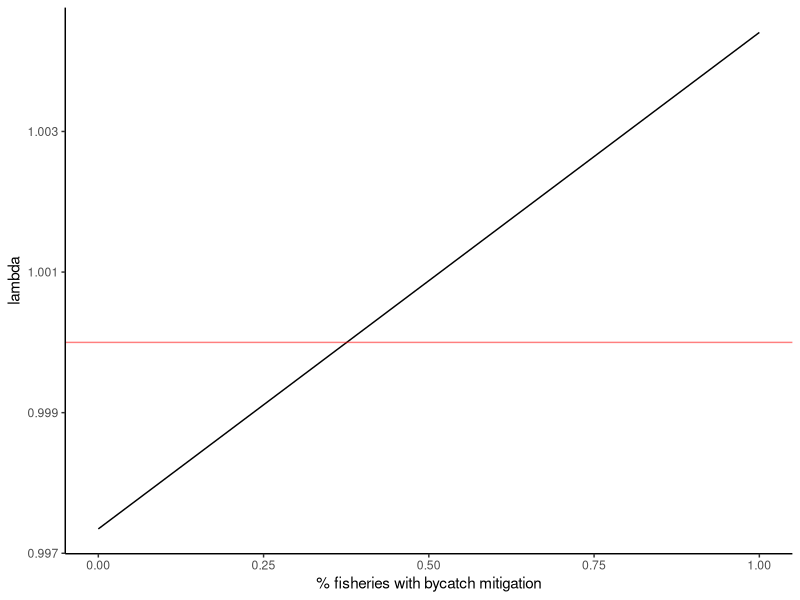
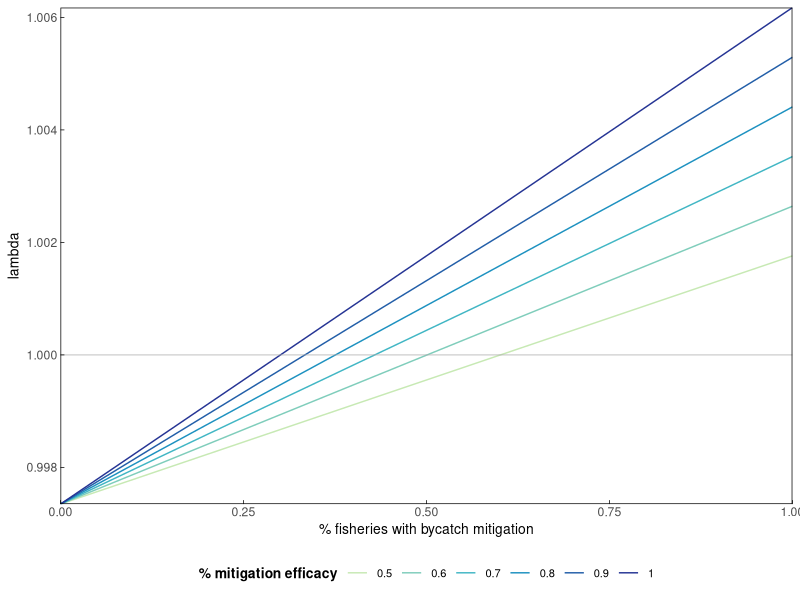
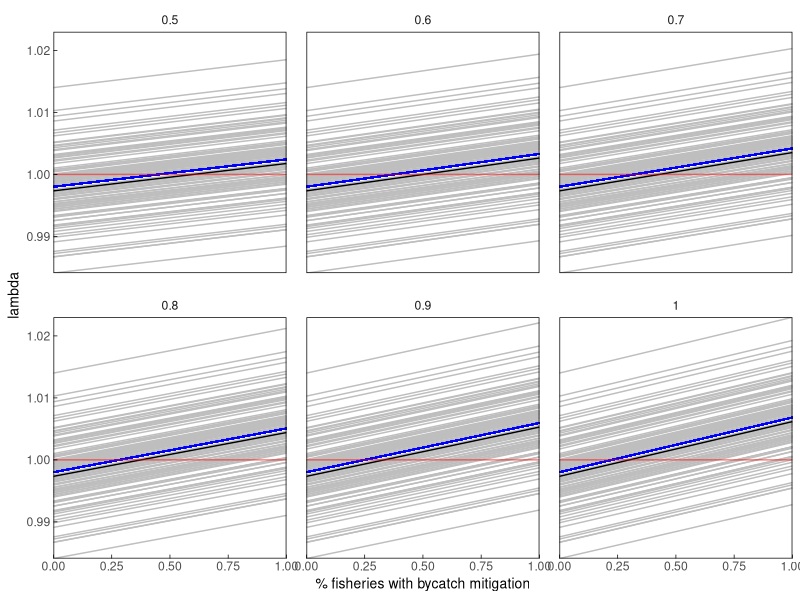

Recreate these plots in R, in order.
## ---- chunk 1
library(here)
library(tidyverse)
library(RColorBrewer)

#set up various plotting themes
themeo <-theme_classic()+
  theme(strip.background = element_blank(),
        panel.grid.major = element_line(colour = "transparent"), 
        panel.grid.minor = element_line(colour = "transparent"),
        axis.line = element_blank(),
        axis.title = element_text(color = "black", size = 10),
        axis.ticks.length=unit(-0.1, "cm"),
        axis.ticks = element_line(color = "black", size = .25),
        axis.ticks.x = element_line(color = "black"),
        axis.ticks.y = element_line(color = "black"),
        panel.border = element_rect(colour = "black", fill=NA, size=.5),
        panel.spacing = unit(1, "lines"),
        legend.position = "bottom",
        legend.title = element_text(colour = "black", size = 10, face = "bold"),
        legend.text = element_text(color = "black", size =8)) #default legend position
## ---- chunk 2
#survival rates - drawn from Weimerskirch 1998 & rackete 2021
s_c <- 0.64 #chick+ fledgling survival year 0-1
s_cc <- 0.7244736 #conditional chick survival (disregarding parental survival) *calculted from other VR, not directly from literature
s_j <- 0.85 #juvenile survival year 1-3
s_i <- 0.92 #immature survival year 3-7
s_s <- 0.94 #subadult survival year 7-10
s_a <- 0.94 #adult survival year 10+
#males show senescence but females don't, so not including it here, though perhaps I should since it impacts breeding success?

#fecundity building blocks
#breeding success - drawn from Weimerskirch 1998 &Rackete 2021
bs_a <- 0.76 #adult breeding success

#breeding probability (biennial breeders) - adult rate drawn from Rackete 2021, subadult downscaled slightly from that
bp_a <- 0.45 #adult breeding probablity (biennial breeding, most breeding by age 10)

c <- 0.5# # of female chicks per year

#fecundity 
f_a <- bp_a*c*s_cc
## ---- chunk 3
#set up age-based matrix based on vital rates
#Age classes (years)  0-1      1-2    2-3    3-4    4-5    5-6    6-7    7-8        8-9        9-10         
m <- matrix(data = c( 0,       0,    0,      0,     0,     0,     0,     0,         0,         s_a^2*f_a, #0-1 
                      s_j,     0,    0,      0,     0,     0,     0,     0,         0,         0,         #1-2
                      0,       s_j,  0,      0,     0,     0,     0,     0,         0,         0,         #2-3
                      0,       0,    s_j,    0,     0,     0,     0,     0,         0,         0,         #3-4
                      0,       0,    0,      s_i,   0,     0,     0,     0,         0,         0,         #4-5
                      0,       0,    0,      0,     s_i,   0,     0,     0,         0,         0,         #5-6
                      0,       0,    0,      0,     0,     s_i,   0,     0,         0,         0,         #6-7
                      0,       0,    0,      0,     0,     0,     s_i,   0,         0,         0,         #7-8
                      0,       0,    0,      0,     0,     0,     0,     s_s,       0,         0,         #8-9
                      0,       0,    0,      0,     0,     0,     0,     0,         s_s,       s_a),      #9-10
                   nrow = 10, byrow = TRUE) 
m
## ---- chunk 4
#deterministic growth rate (lambda)
#extract eigenvalues and lambda from the matrix 
m_eig <- eigen(m)
lambda <- as.numeric(m_eig$values[1])
lambda # this matches the ideal population growth rate in the table

#Stable state distribution
#extract and scale the right eigenvector 
SSD <- round(as.numeric(m_eig$vectors[,1]/sum(m_eig$vectors[,1])),3)
SSD

#extract reproductive values
RV <- as.numeric(eigen(t(m))$vectors[,1]/eigen(t(m))$vectors[1,1])
RV
## ---- chunk 5
MI_SDD <- sum(SSD[10]) #proportion mature individuals
JI_SDD <- sum(SSD[1:9]) #proportion juvenile/immature/subadult

#total fledged population from MI estimates: 
#from iucn redlist:https://www.iucnredlist.org/species/22698305/132640680#population
# In 1998, the total annual breeding population was estimated at 8,500 pairs, equivalent to c. 28,000 mature individuals (Gales 1998). However, current estimates are 1,553 pairs on South Georgia (Georgias del Sur) (Poncet et al. 2006), 1,800 pairs on Prince Edward Island (2008, Ryan et al. 2009), c. 1,900 pairs on Marion Island (2013, ACAP 2009), c. 340 pairs on Iles Crozet (CNRS Chinzè Monitoring Database 2010), c. 354 pairs in Iles Kerguelen (CNRS Chinzè Monitoring Database 2011), and 4 pairs on Macquarie Island (DPIWPE 2010, unpublished data), making a total of c. 6,000 annual breeding pairs. Using the same ratio as Gales (1998) for estimating the number of mature individuals, this would equate to approximately 20,100 mature individuals.

br_mi_rate <- 20100/6000

#South georgia mature individuals from reported breeding pairs
SG_MI <- 1553*br_mi_rate

#get total pop of fledged birds from MI  numbers and stable state distribution
#MI= MI_SDD*total pop
#total pop = MI/MI_SDD
SG_pop <- SG_MI/MI_SDD

#check against juvenile pop and SDD
juv_pop <- SG_pop-SG_MI #calc juv pop
juv_pop/SG_pop # prop to full fledged pop
JI_SDD #compare to SDD
## ---- chunk 6
BPUE_1000 <- ((0.5460*0.0108)+(0.3276*(0.0066))+(0.4169*0.1111)+(0.0120*0)+(0.2690*0.044)+(0.01060*0.044))/6 
                                    # #bycatch rate per 1000 hooks for South Atlantic (all south atlantic studies averaged) (Klaer 2012, table 2.5) #0.01111316
#BPUE_1000 <- 0.0308*0.105 #bycatch rate per 1000 hooks for South Atlantic (below 25S) (Klaer 2012, table 2.5) #0.003234
hooks <- 6710000 #average annual number of hooks in South West Atlantic from 1999-2009(Jimenez et al 2016, table 1)
#overlap <- 1466368 #average annual number of hooks in South West Atlantic from 1999-2009 that birds are exposed to (Jimenez et al 2016, table 1)
BPUE_1 <- BPUE_1000/1000 #convert to per 1 hook rate

bycatch_mortality <- BPUE_1*hooks #multiply by average annual hooks

per_cap_bycatch_mortality <- bycatch_mortality/SG_pop
## ---- chunk 7
#surv = natural mortality - fishing mortality
#surv - fishing mortality = natural mortality

#fishing mortality = per capita calculation above
fm <- per_cap_bycatch_mortality

#natural mortality
nm_j <- (1-s_j)-fm
nm_i <- (1-s_i)-fm
nm_s <- (1-s_s)-fm
nm_a <- (1-s_a)-fm
## ---- chunk 8
#bycatch mortality rates
# ~25 - 35% of mortality has been attributed to bycatch (Cleeland et al 2021), 
# so I calculated the baseline mortality and divided by 4 (testing 33% now - /3)
# m_j <- (1-s_j)/3
# m_i <- (1-s_i)/3
# m_s <- (1-s_s)/3
# m_a <- (1-s_a)/3

mitigation_eff <- 0.8
## ---- chunk 9
bycatch_reductions <- data.frame(reduction = seq(0, 1, by =0.01),
                        lambda = NA)

for(i in 1:nrow(bycatch_reductions)){
  
  # n_s_j <- 1-((m_j*(1-(mitigation_eff*bycatch_reductions$reduction[i])))+(m_j*2))
  # n_s_i <- 1-((m_i*(1-(mitigation_eff*bycatch_reductions$reduction[i])))+(m_i*2))
  # n_s_s <- 1-((m_s*(1-(mitigation_eff*bycatch_reductions$reduction[i])))+(m_s*2))
  # n_s_a <- 1-((m_a*(1-(mitigation_eff*bycatch_reductions$reduction[i])))+(m_s*2))
  # 
  
  n_s_j <- 1-((fm*(1-(mitigation_eff*bycatch_reductions$reduction[i])))+(nm_j))
  n_s_i <- 1-((fm*(1-(mitigation_eff*bycatch_reductions$reduction[i])))+(nm_i))
  n_s_s <- 1-((fm*(1-(mitigation_eff*bycatch_reductions$reduction[i])))+(nm_s))
  n_s_a <- 1-((fm*(1-(mitigation_eff*bycatch_reductions$reduction[i])))+(nm_s))

   
  #Age classes (years)    0-1       1-2     2-3     3-4     4-5     5-6     6-7     7-8      8-9      9-10+               
  n_m <- matrix(data = c( 0,        0,      0,      0,      0,      0,      0,      0,       0,       n_s_a^2*f_a,   #0-1
                          n_s_j,    0,      0,      0,      0,      0,      0,      0,       0,       0,             #1-2
                          0,        n_s_j,  0,      0,      0,      0,      0,      0,       0,       0,             #2-3
                          0,        0,      n_s_j,  0,      0,      0,      0,      0,       0,       0,             #3-4
                          0,        0,      0,      n_s_i,  0,      0,      0,      0,       0,       0,             #4-5
                          0,        0,      0,      0,      n_s_i,  0,      0,      0,       0,       0,             #5-6
                          0,        0,      0,      0,      0,      n_s_i,  0,      0,       0,       0,             #6-7
                          0,        0,      0,      0,      0,      0,      n_s_i,  0,       0,       0,             #7-8
                          0,        0,      0,      0,      0,      0,      0,      n_s_s,   0,       0,             #8-9
                          0,        0,      0,      0,      0,      0,      0,      0,       n_s_s,  n_s_a),         #9-10+
                   nrow = 10, byrow = TRUE) 
  
  #extract eigenvalues and lambda from the matrix 
  n_m_eig <- eigen(n_m)
  lambda_n <- as.numeric(n_m_eig$values[1])
  bycatch_reductions$lambda[i] <- lambda_n 

}
## ---- chunk 10
ggplot(bycatch_reductions)+
  geom_line(aes(x=reduction, y=as.numeric(lambda)))+
  geom_hline(aes(yintercept = 1), color = "red", alpha =0.5)+ 
  # geom_vline(aes(xintercept = 0.66), color = "red", alpha =0.5)+  #illegal vs legal fishing transition
  # geom_vline(aes(xintercept = 0.33), color = "red", alpha =0.5)+  #illegal vs legal fishing transition
  labs(x="% fisheries with bycatch mitigation", y="lambda")+
  theme_classic()
## ---- chunk 11
bycatch_reductions2 <- seq(0, 1, by =0.01)
mitigation_eff_range <- seq(0.5,1, by  = 0.1)
output <- matrix(nrow = length(bycatch_reductions2), ncol = length(mitigation_eff_range)) %>% as.data.frame() 

for(k in 1:length(mitigation_eff_range)){
  mit_eff <- mitigation_eff_range[k]
  
  for(i in 1:length(bycatch_reductions2)){
  
  # n_s_j <- 1-((m_j*(1-(mit_eff*bycatch_reductions2[i])))+(m_j*2))
  # n_s_i <- 1-((m_i*(1-(mit_eff*bycatch_reductions2[i])))+(m_i*2))
  # n_s_s <- 1-((m_s*(1-(mit_eff*bycatch_reductions2[i])))+(m_s*2))
  # n_s_a <- 1-((m_a*(1-(mit_eff*bycatch_reductions2[i])))+(m_s*2))
  
  n_s_j <- 1-((fm*(1-(mit_eff*bycatch_reductions$reduction[i])))+(nm_j))
  n_s_i <- 1-((fm*(1-(mit_eff*bycatch_reductions$reduction[i])))+(nm_i))
  n_s_s <- 1-((fm*(1-(mit_eff*bycatch_reductions$reduction[i])))+(nm_s))
  n_s_a <- 1-((fm*(1-(mit_eff*bycatch_reductions$reduction[i])))+(nm_s))
  
  
  
  #Age classes (years)    0-1     1-2     2-3     3-4     4-5     5-6     6-7     7-8      8-9      9-10                
  n_m <- matrix(data = c( 0,      0,      0,      0,      0,      0,      0,      0,       0,       n_s_a^2*f_a,   #0-1
                          n_s_j,  0,      0,      0,      0,      0,      0,      0,       0,       0,             #1-2
                          0,      n_s_j,  0,      0,      0,      0,      0,      0,       0,       0,             #2-3
                          0,      0,      n_s_j,  0,      0,      0,      0,      0,       0,       0,             #3-4
                          0,      0,      0,      n_s_i,  0,      0,      0,      0,       0,       0,             #4-5
                          0,      0,      0,      0,      n_s_i,  0,      0,      0,       0,       0,             #5-6
                          0,      0,      0,      0,      0,      n_s_i,  0,      0,       0,       0,             #6-7
                          0,      0,      0,      0,      0,      0,      n_s_i,  0,       0,       0,             #7-8
                          0,      0,      0,      0,      0,      0,      0,      n_s_s,   0,       0,             #8-9
                          0,      0,      0,      0,      0,      0,      0,      0,       n_s_s,   n_s_a),        #9-10
                   nrow = 10, byrow = TRUE) 
  
  #extract eigenvalues and lambda from the matrix 
  n_m_eig <- eigen(n_m)
  lambda_n <- as.numeric(n_m_eig$values[1])
  output[i,k] <- lambda_n # this matches the ideal population growth rate in the table

}
}

## ---- chunk 12
oldnames = c("V1","V2","V3","V4" ,"V5", "V6")
newnames = c("0.5", "0.6", "0.7", "0.8", "0.9", "1")

output<- output %>% 
  rename_with(~ newnames[which(oldnames == .x)], .cols = oldnames)

output$bycatch_reductions <- bycatch_reductions2

output_l <- output %>% 
  pivot_longer(cols = !bycatch_reductions,names_to = "mit_eff", values_to = "lambda")

output_l$mit_eff <- as.numeric(output_l$mit_eff)
## ---- chunk 13
ggplot(output_l)+
  geom_line(aes(x=bycatch_reductions, y=lambda, group = factor(mit_eff), color = factor(mit_eff)))+
   geom_hline(aes(yintercept = 1), color = "darkgrey", alpha =0.5)+ 
  # geom_vline(aes(xintercept = 0.66), color = "red", alpha =0.5)+ #illegal vs legal fishing transition
  # geom_vline(aes(xintercept = 0.33), color = "red", alpha =0.5)+ #illegal vs legal fishing transition
  labs(x="% fisheries with bycatch mitigation", y="lambda", color = "% mitigation efficacy")+
  themeo+
  guides(colour = guide_legend(nrow = 1))+
  coord_cartesian(expand=FALSE)+
  scale_color_manual(values=c("#c7e9b4", "#7fcdbb", "#41b6c4", "#1d91c0", "#225ea8", "#253494"))
## ---- chunk 14

#set mean, CI for each vital rate, use these to pull VR rates within beta distribution
#s_c2
s_c2mean <-0.64
s_c2upper_CI <- 0.65
s_c2lower_CI <- 0.63
  
s_c2SE <- (s_c2upper_CI - s_c2lower_CI) / 3.92

s_c2var <- s_c2SE^2

s_c2alpha = s_c2mean * ((1 - s_c2mean) / s_c2var - 1 / s_c2mean)
s_c2beta = (1 - s_c2mean) * ((1 -s_c2mean) /s_c2var - 1 / (1 - s_c2mean))

#s_cc2
s_cc2mean <-0.7244736
s_cc2upper_CI <- 0.73
s_cc2lower_CI <- 0.72
  
s_cc2SE <- (s_cc2upper_CI - s_cc2lower_CI) / 3.92

s_cc2var <- s_cc2SE^2

s_cc2alpha = s_cc2mean * ((1 - s_cc2mean) / s_cc2var - 1 / s_cc2mean)
s_cc2beta = (1 - s_cc2mean) * ((1 -s_cc2mean) /s_cc2var - 1 / (1 - s_cc2mean))

#s_j2
#s_j2mean <-0.825
s_j2mean <-0.85
s_j2upper_CI <- 0.85
s_j2lower_CI <- 0.8
  
s_j2SE <- (s_j2upper_CI - s_j2lower_CI) / 3.92

s_j2var <- s_j2SE^2

s_j2alpha = s_j2mean * ((1 - s_j2mean) / s_j2var - 1 / s_j2mean)
s_j2beta = (1 - s_j2mean) * ((1 -s_j2mean) /s_j2var - 1 / (1 - s_j2mean))

# s_i2
 #s_i2mean <-0.925
 s_i2mean <-0.92
 s_i2upper_CI <- 0.94
 s_i2lower_CI <- 0.91
  
 s_i2SE <- ( s_i2upper_CI -  s_i2lower_CI) / 3.92

 s_i2var <-  s_i2SE^2

 s_i2alpha =  s_i2mean * ((1 -  s_i2mean) /  s_i2var - 1 /  s_i2mean)
 s_i2beta = (1 -  s_i2mean) * ((1 - s_i2mean) / s_i2var - 1 / (1 -  s_i2mean))
 
# s_s2
 #s_s2mean <-0.944
 s_s2mean <-0.94
 s_s2upper_CI <- 0.95
 s_s2lower_CI <- 0.94
  
 s_s2SE <- ( s_s2upper_CI -  s_s2lower_CI) / 3.92

 s_s2var <-  s_s2SE^2

 s_s2alpha =  s_s2mean * ((1 -  s_s2mean) /  s_s2var - 1 /  s_s2mean)
 s_s2beta = (1 -  s_s2mean) * ((1 - s_s2mean) / s_s2var - 1 / (1 -  s_s2mean))
 
 # s_a2
 #s_a2mean <-0.945
  s_a2mean <-0.94
 s_a2upper_CI <- 0.95
 s_a2lower_CI <- 0.94
  
 s_a2SE <- ( s_a2upper_CI -  s_a2lower_CI) / 3.92

 s_a2var <-  s_a2SE^2

 s_a2alpha =  s_a2mean * ((1 -  s_a2mean) /  s_a2var - 1 /  s_a2mean)
 s_a2beta = (1 -  s_a2mean) * ((1 - s_a2mean) / s_a2var - 1 / (1 -  s_a2mean))

 
  # bs_a2
 bs_a2mean <-0.76
 bs_a2upper_CI <- 0.8
 bs_a2lower_CI <- 0.68
  
 bs_a2SE <- ( bs_a2upper_CI -  bs_a2lower_CI) / 3.92

 bs_a2var <-  bs_a2SE^2

 bs_a2alpha =  bs_a2mean * ((1 -  bs_a2mean) /  bs_a2var - 1 /  bs_a2mean)
 bs_a2beta = (1 -  bs_a2mean) * ((1 - bs_a2mean) / bs_a2var - 1 / (1 -  bs_a2mean))
 
 
   # bp_a2
 bp_a2mean <-0.45
 bp_a2upper_CI <- 0.7
 bp_a2lower_CI <- 0.4
  
 bp_a2SE <- ( bp_a2upper_CI -  bp_a2lower_CI) / 3.92

 bp_a2var <-  bp_a2SE^2

 bp_a2alpha =  bp_a2mean * ((1 -  bp_a2mean) /  bp_a2var - 1 /  bp_a2mean)
 bp_a2beta = (1 -  bp_a2mean) * ((1 - bp_a2mean) / bp_a2var - 1 / (1 -  bp_a2mean))
## ---- chunk 15

  s_c2_rv <-  rbeta(n = 1000, shape1 = s_c2alpha, shape2 = s_c2beta) #chick+ fledgling survival year 0-1 - 0.64 
    p_s_c2<- ggplot(as.data.frame(s_c2_rv))+geom_histogram(aes(x=s_c2_rv))+geom_vline(data = as.data.frame(s_c), aes(xintercept = s_c), color = "red")+theme_bw()
      
  s_cc2_rv <- rbeta(n = 1000, shape1 = s_cc2alpha, shape2 = s_cc2beta) # conditional chick+ fledgling survival year 0-1 - 0.73
    p_s_cc2 <- ggplot(as.data.frame(s_cc2_rv))+geom_histogram(aes(x=s_cc2_rv))+geom_vline(data = as.data.frame(s_cc), aes(xintercept = s_cc), color = "red")+theme_bw()
   
  s_j2_rv <-  rbeta(n = 1000, shape1 = s_j2alpha, shape2 = s_j2beta)#juvenile survival year 1-3 -  0.8 
     p_s_j2 <- ggplot(as.data.frame(s_j2_rv))+geom_histogram(aes(x=s_j2_rv))+geom_vline(data = as.data.frame(s_j), aes(xintercept = s_j), color = "red")+theme_bw()
      
  s_i2_rv <-  rbeta(n = 1000, shape1 = s_i2alpha, shape2 = s_i2beta) #immature survival year 3-7 -  0.92
     p_s_i2 <- ggplot(as.data.frame(s_i2_rv))+geom_histogram(aes(x=s_i2_rv))+geom_vline(data = as.data.frame(s_i), aes(xintercept = s_i), color = "red")+theme_bw()
     
  s_s2_rv <-  rbeta(n = 1000, shape1 = s_s2alpha, shape2 = s_s2beta) #subadult survival year 7-10 - 0.94
     p_s_s2 <- ggplot(as.data.frame(s_s2_rv))+geom_histogram(aes(x=s_s2_rv))+geom_vline(data = as.data.frame(s_s), aes(xintercept = s_s), color = "red")+theme_bw()
     
  s_a2_rv <-  rbeta(n = 1000, shape1 = s_a2alpha, shape2 = s_a2beta) #adult survival year 10+ - 0.94
     p_s_a2 <- ggplot(as.data.frame(s_a2_rv))+geom_histogram(aes(x=s_a2_rv))+geom_vline(data = as.data.frame(s_a), aes(xintercept = s_a), color = "red")+theme_bw()
    
  bs_a2_rv <- rbeta(n = 1000, shape1 = bs_a2alpha, shape2 = bs_a2beta) #adult breeding success - 0.8 
    p_bs_a2 <- ggplot(as.data.frame(bs_a2_rv))+geom_histogram(aes(x=bs_a2_rv))+geom_vline(data = as.data.frame(bs_a), aes(xintercept = bs_a), color = "red")+theme_bw()
       
  bp_a2_rv <-  rbeta(n = 1000, shape1 = bp_a2alpha, shape2 = bp_a2beta)  #adult breeding probablity (biennial breeding, most breeding by age 10) - 0.45
    p_bp_a2 <- ggplot(as.data.frame(bp_a2_rv))+geom_histogram(aes(x=bp_a2_rv))+geom_vline(data = as.data.frame(bp_a), aes(xintercept = bp_a), color = "red")+theme_bw()
## ---- chunk 16

full_output <- vector("list", 6)
bycatch_reductions2 <- seq(0, 1, by =0.01)
mitigation_eff_range <- seq(0.5,1, by  = 0.1)
sims = 1:100


set.seed(123)

for(k in 1:length(mitigation_eff_range)){
  mit_eff <- mitigation_eff_range[k]
  
  output2 <- matrix(nrow = length(bycatch_reductions2), ncol = length(sims)) %>% as.data.frame() 
  
for(j in 1:length(sims)){
 
  set.seed(j)
  
    s_c2 <-   rbeta(n = 1, shape1 = s_c2alpha, shape2 = s_c2beta) #chick+ fledgling survival year 0-1 - 0.64
    s_cc2 <-   rbeta(n = 1, shape1 = s_cc2alpha, shape2 = s_cc2beta) # conditional chick+ fledgling survival year 0-1 - 0.64
    s_j2 <-   rbeta(n = 1, shape1 = s_j2alpha, shape2 = s_j2beta)#juvenile survival year 1-3 -  0.8
    s_i2 <-   rbeta(n = 1, shape1 = s_i2alpha, shape2 = s_i2beta) #immature survival year 3-7 -  0.92
    s_s2 <-  rbeta(n = 1, shape1 = s_s2alpha, shape2 = s_s2beta) #subadult survival year 7-10 - 0.94
    s_a2 <-   rbeta(n = 1, shape1 = s_a2alpha, shape2 = s_a2beta) #adult survival year 10+ - 0.94
    bs_a2 <-   rbeta(n = 1, shape1 = bs_a2alpha, shape2 = bs_a2beta) #adult breeding success - 0.8
    bp_a2 <-   rbeta(n = 1, shape1 = bp_a2alpha, shape2 = bp_a2beta)  #adult breeding probablity (biennial breeding, most breeding by age 10) - 0.45
    c2 <- 0.5# # of female chicks per year
    f_a2 <- bp_a2*c2*s_cc2 #fecundity
    
    # which1 <- as.numeric(sample(c(3,4), size=1, replace = TRUE))  #select whether to partition mortality into 3 sections (33% = bycatch) or 4 (25%=bycatch)
    # m_j2 <- (1-s_j2)/which1 # divide total mortality by 3 or 4 to get bycatch mortality
    # o_m_j2 <- m_j2*(which1-1) #multiply bycatch by 1-(3 or 4) to get non-bycatch mortality
    # 
    # which2 <- as.numeric(sample(c(3,4), size=1, replace = TRUE))
    # m_i2 <- (1-s_i2)/which2
    # o_m_i2 <- m_i2*(which2-1)
    # 
    # which3 <- as.numeric(sample(c(3,4), size=1, replace = TRUE))
    # m_s2 <- (1-s_s2)/which3
    # o_m_s2 <- m_s2*(which3-1)
    # 
    # which4 <- as.numeric(sample(c(3,4), size=1, replace = TRUE))
    # m_a2 <- (1-s_a2)/which4
    # o_m_a2 <- m_a2*(which4-1)
    
    #fishing mortality = per capita calculation above
    fm2 <- fm

    #natural mortality
    nm_j2 <- (1-s_j2)-fm2
    nm_i2 <- (1-s_i2)-fm2
    nm_s2 <- (1-s_s2)-fm2
    nm_a2 <- (1-s_a2)-fm2
    
for(i in 1:length(bycatch_reductions2)){
  
  #calculate new survival rates = 1-(bycatch mortality*(1-efficacy of intervention action * proportion of fishery implementing intervention actions))+mortality remainder)
  # n_s_j2 <- 1-((m_j2*(1-(mit_eff*bycatch_reductions2[i])))+(o_m_j2))
  # n_s_i2 <- 1-((m_i2*(1-(mit_eff*bycatch_reductions2[i])))+(o_m_i2))
  # n_s_s2 <- 1-((m_s2*(1-(mit_eff*bycatch_reductions2[i])))+(o_m_s2))
  # n_s_a2 <- 1-((m_a2*(1-(mit_eff*bycatch_reductions2[i])))+(o_m_a2))
  
  n_s_j2 <- 1-((fm2*(1-(mit_eff*bycatch_reductions$reduction[i])))+(nm_j2))
  n_s_i2 <- 1-((fm2*(1-(mit_eff*bycatch_reductions$reduction[i])))+(nm_i2))
  n_s_s2 <- 1-((fm2*(1-(mit_eff*bycatch_reductions$reduction[i])))+(nm_s2))
  n_s_a2 <- 1-((fm2*(1-(mit_eff*bycatch_reductions$reduction[i])))+(nm_s2))
  
   #Age classes (years)    0-1       1-2      2-3      3-4      4-5      5-6      6-7      7-8       8-9          9-10                
  n_m2 <- matrix(data = c( 0,        0,       0,       0,       0,       0,       0,       0,        0,           n_s_a2^2*f_a2,    #0-1
                           n_s_j2,   0,       0,       0,       0,       0,       0,       0,        0,           0,                #1-2
                           0,        n_s_j2,  0,       0,       0,       0,       0,       0,        0,           0,                #2-3
                           0,        0,       n_s_j2,  0,       0,       0,       0,       0,        0,           0,                #3-4
                           0,        0,       0,       n_s_i2,  0,       0,       0,       0,        0,           0,                #4-5
                           0,        0,       0,       0,       n_s_i2,  0,       0,       0,        0,           0,                #5-6
                           0,        0,       0,       0,       0,       n_s_i2,  0,       0,        0,           0,                #6-7
                           0,        0,       0,       0,       0,       0,       n_s_i2,  0,        0,           0,                #7-8
                           0,        0,       0,       0,       0,       0,       0,       n_s_s2,   0,           0,                #8-9
                           0,        0,       0,       0,       0,       0,       0,       0,        n_s_s2,      n_s_a2),          #9-10
                   nrow = 10, byrow = TRUE) 
  
  
  #extract eigenvalues and lambda from the matrix 
  n_m_eig2 <- eigen(n_m2)
  lambda_n2 <- as.numeric(n_m_eig2$values[1])
  output2[i,j] <- lambda_n2 # this matches the ideal population growth rate in the table
  output2 <- as.data.frame(output2)
  output2$mitigation_efficacy <- mit_eff
  output2$bycatch_reduction <- bycatch_reductions2
    
 full_output[[k]] <- output2

}
}
}

full_output[[1]]

sim_results <- full_output[[1]]
sim_results$quantile5 <-  apply(sim_results[1:100], 1, quantile, (probs =c(0.05)))
sim_results$quantile95 <-  apply(sim_results[1:100], 1, quantile, (probs =c(0.95)))
## ---- chunk 17
mitigation_eff_range #0.5 0.6 0.7 0.8 0.9 1.0

mit05_l <- full_output[[1]] %>% 
  pivot_longer(cols = starts_with("V"), names_to = "simrun", values_to = "lambda")
mit06_l <- full_output[[2]] %>% 
  pivot_longer(cols = starts_with("V"), names_to = "simrun", values_to = "lambda")
mit07_l <- full_output[[3]] %>% 
  pivot_longer(cols = starts_with("V"), names_to = "simrun", values_to = "lambda")
mit08_l <- full_output[[4]] %>% 
  pivot_longer(cols = starts_with("V"), names_to = "simrun", values_to = "lambda")
mit09_l <- full_output[[5]] %>% 
  pivot_longer(cols = starts_with("V"), names_to = "simrun", values_to = "lambda")
mit1_l <- full_output[[6]] %>% 
  pivot_longer(cols = starts_with("V"), names_to = "simrun", values_to = "lambda")

fulldat <- rbind(mit05_l,mit06_l,mit07_l,mit08_l,mit09_l,mit1_l)
fulldat$mitsim <- paste(fulldat$mitigation_efficacy, fulldat$simrun)

mit05 <- full_output[[1]] 
mit06 <- full_output[[2]] 
mit07 <- full_output[[3]] 
mit08 <- full_output[[4]] 
mit09 <- full_output[[5]] 
mit1 <- full_output[[6]] 

full_dat_w <- rbind(mit05,mit06,mit07,mit08,mit09,mit1)
full_dat_w$quantile5 <-  apply(full_dat_w[1:100], 1, quantile, (probs =c(0.05)))
full_dat_w$quantile95 <-  apply(full_dat_w[1:100], 1, quantile, (probs =c(0.95)))
full_dat_w$mitsim <- paste(full_dat_w$mitigation_efficacy, full_dat_w$simrun)

## ---- chunk 18
output_l$mitigation_efficacy <- output_l$mit_eff
fulldat <- fulldat %>% group_by(mitigation_efficacy, bycatch_reduction) %>% mutate(mean_lambda = mean(lambda)) %>% ungroup()

ggplot(fulldat)+
  geom_line(aes(x=bycatch_reduction, y=lambda, group = simrun), color = "grey")+
  geom_line(aes(x=bycatch_reduction, y=mean_lambda, group = simrun), color = "blue")+ #mean VR
  geom_line(data = output_l, aes(x=bycatch_reductions, y=lambda))+ #"best"VR
  geom_hline(aes(yintercept = 1), color = "red", alpha =0.5)+ 
  # geom_vline(aes(xintercept = 0.66), color = "red", alpha =0.5)+ #illegal vs legal fisheries transition
  # geom_vline(aes(xintercept = 0.33), color = "red", alpha =0.5)+ #illegal vs legal fisheries transition
  labs(x="% fisheries with bycatch mitigation", y="lambda")+
  facet_wrap(~mitigation_efficacy)+
  themeo+
  coord_cartesian(expand=FALSE)

## ---- chunk 19
fig2_nowidowing <- ggplot(full_dat_w)+
  geom_line(aes(x=bycatch_reduction, y=quantile5), color = "grey")+
  geom_line(aes(x=bycatch_reduction, y=quantile95), color = "grey")+
  geom_ribbon(aes(x=bycatch_reduction, ymin=quantile5, ymax=quantile95), color = "lightgrey", alpha =0.25)+
  geom_line(data = fulldat, aes(x=bycatch_reduction, y=mean_lambda, group = simrun), color = "blue")+ #mean VR
  # geom_line(data = output_l, aes(x=bycatch_reductions, y=lambda))+ #"best" VR
  geom_hline(aes(yintercept = 1), color = "red", alpha =0.5)+ 
  # geom_vline(aes(xintercept = 0.66), color = "red", alpha =0.5)+ #illegal vs legal fisheries transition
  # geom_vline(aes(xintercept = 0.33), color = "red", alpha =0.5)+ #illegal vs legal fisheries transition
  labs(x="% fisheries with bycatch mitigation", y="lambda")+
  facet_wrap(~mitigation_efficacy)+
  themeo+
  coord_cartesian(expand=FALSE)

 # ggsave(fig2_nowidowing, path ="/Users/sarahbecker/Dropbox/CU_ENVS/Classes/Spring2022/ENVS_5100_QuantConsBiol/project/w_albatross_demo_wd",   file="fig2_nowidowing.png")
## ---- chunk 20
fig2_nowidowingb <- ggplot(full_dat_w)+
  geom_line(aes(x=bycatch_reduction, y=quantile5), color = "grey")+
  geom_line(aes(x=bycatch_reduction, y=quantile95), color = "grey")+
  geom_ribbon(aes(x=bycatch_reduction, ymin=quantile5, ymax=quantile95,color = factor(mitigation_efficacy),fill  = factor(mitigation_efficacy)), alpha =0.25)+
  geom_line(data = fulldat, aes(x=bycatch_reduction, y=mean_lambda, group = simrun), color = "blue")+ #mean VR
  # geom_line(data = output_l, aes(x=bycatch_reductions, y=lambda))+ #"best" VR
  geom_hline(aes(yintercept = 1), color = "#525252", alpha =0.5)+ 
  labs(x="% fisheries with bycatch mitigation", y="lambda", fill = "mitigation efficacy", color = "mitigation efficacy")+
  geom_vline(aes(xintercept = 0.66), color = "#a50f15", alpha =0.5)+ #illegal vs legal fisheries transition
  # geom_vline(aes(xintercept = 0.6), color = "#a50f15", alpha =0.25)+ #variation in illegal vs legal fisheries transition
  # geom_vline(aes(xintercept = 0.72), color = "#a50f15", alpha =0.25)+ #variation in illegal vs legal fisheries transition
  facet_wrap(~mitigation_efficacy, nrow =1)+
  themeo+
  guides(colour = guide_legend(nrow = 1))+
  coord_cartesian(expand=FALSE)+
  scale_x_continuous(breaks = c(0, 0.25, 0.5, 0.75, 1), labels=(c("0", "0.25", "0.5", "0.75", "1")))+
  scale_color_manual(values=c("#c7e9b4", "#7fcdbb", "#41b6c4", "#1d91c0", "#225ea8", "#253494"))+
  scale_fill_manual(values=c("#c7e9b4", "#7fcdbb", "#41b6c4", "#1d91c0", "#225ea8", "#253494"))

# ggsave(fig2_nowidowingb, path ="/Users/sarahbecker/Dropbox/CU_ENVS/Classes/Spring2022/ENVS_5100_QuantConsBiol/project/w_albatross_demo_wd",  file="fig2_nowidowingb.png", width = 14, height = 3.5, units = "in")
## ---- chunk 21
fig2_nowidowingc <- ggplot(full_dat_w)+
  geom_line(aes(x=bycatch_reduction, y=quantile5), color = "grey")+
  geom_line(aes(x=bycatch_reduction, y=quantile95), color = "grey")+
  geom_ribbon(aes(x=bycatch_reduction, ymin=quantile5, ymax=quantile95,color = factor(mitigation_efficacy),fill  = factor(mitigation_efficacy)), alpha =0.25)+
  # geom_line(data = output_l, aes(x=bycatch_reductions, y=lambda))+ #"best" VR
  geom_line(data = fulldat, aes(x=bycatch_reduction, y=mean_lambda, group = simrun), color = "blue")+ #mean VR
  geom_hline(aes(yintercept = 1), color = "#525252", alpha =0.5)+ 
  labs(x="% fisheries with bycatch mitigation", y="lambda")+
  facet_wrap(~mitigation_efficacy, nrow = 1)+
  themeo+
  guides(colour = guide_legend(nrow = 1))+
  scale_x_continuous(breaks = c(0, 0.25, 0.5, 0.75, 1), labels=(c("0", "0.25", "0.5", "0.75", "1")))+
  coord_cartesian(expand=FALSE)+
  scale_color_manual(values=c("#c7e9b4", "#7fcdbb", "#41b6c4", "#1d91c0", "#225ea8", "#253494"))+
  scale_fill_manual(values=c("#c7e9b4", "#7fcdbb", "#41b6c4", "#1d91c0", "#225ea8", "#253494"))

# ggsave(fig2_nowidowingc, path ="/Users/sarahbecker/Dropbox/CU_ENVS/Classes/Spring2022/ENVS_5100_QuantConsBiol/project/w_albatross_demo_wd", file="fig2_nowidowingc.png",width = 14, height = 3.5, units = "in")
## ---- chunk 22
fig2_nowidowingd <- ggplot(full_dat_w)+
  geom_line(aes(x=bycatch_reduction, y=quantile5), color = "grey")+
  geom_line(aes(x=bycatch_reduction, y=quantile95), color = "grey")+
  geom_ribbon(aes(x=bycatch_reduction, ymin=quantile5, ymax=quantile95,color = factor(mitigation_efficacy),fill  = factor(mitigation_efficacy)), alpha =0.25)+
  # geom_line(data = output_l, aes(x=bycatch_reductions, y=lambda))+ #"best" VR
  geom_line(data = fulldat, aes(x=bycatch_reduction, y=mean_lambda, group = simrun), color = "blue")+ #mean VR
  geom_hline(aes(yintercept = 1), color = "#525252", alpha =0.5)+ 
  labs(x="% fisheries with bycatch mitigation", y="lambda")+
  geom_vline(aes(xintercept = 0.33), color = "#a50f15", alpha =0.5)+ #illegal vs legal fisheries transition
  facet_wrap(~mitigation_efficacy, nrow = 1)+
  themeo+
  guides(colour = guide_legend(nrow = 1))+
  scale_x_continuous(breaks = c(0, 0.25, 0.5, 0.75, 1), labels=(c("0", "0.25", "0.5", "0.75", "1")))+
  coord_cartesian(expand=FALSE)+
  scale_color_manual(values=c("#c7e9b4", "#7fcdbb", "#41b6c4", "#1d91c0", "#225ea8", "#253494"))+
  scale_fill_manual(values=c("#c7e9b4", "#7fcdbb", "#41b6c4", "#1d91c0", "#225ea8", "#253494"))

 #ggsave(fig2_nowidowingd, path ="/Users/sarahbecker/Dropbox/CU_ENVS/Classes/Spring2022/ENVS_5100_QuantConsBiol/project/w_albatross_demo_wd",   file="fig2_nowidowingd.png",width = 14, height = 3.5, units = "in")
## ---- chunk 23
fig1_nowidowing <- ggplot(full_dat_w)+
  geom_ribbon(aes(x=bycatch_reduction, ymin=quantile5, ymax=quantile95, color = factor(mitigation_efficacy),fill  = factor(mitigation_efficacy)), alpha =0.25)+
  geom_line(data = bycatch_reductions, aes(x=reduction, y=as.numeric(lambda)))+
  geom_hline(aes(yintercept = 1), color = "#525252")+ 
  labs(x="% fisheries with bycatch mitigation", y="lambda", color = "mitigation efficacy", fill = "mitigation efficacy")+
  themeo+
  guides(colour = guide_legend(nrow = 1))+
  coord_cartesian(expand=FALSE)+
  scale_color_manual(values=c("#c7e9b4", "#7fcdbb", "#41b6c4", "#1d91c0", "#225ea8", "#253494"))+
  scale_fill_manual(values=c("#c7e9b4", "#7fcdbb", "#41b6c4", "#1d91c0", "#225ea8", "#253494"))

 #ggsave(fig1_nowidowing, path ="/Users/sarahbecker/Dropbox/CU_ENVS/Classes/Spring2022/ENVS_5100_QuantConsBiol/project/w_albatross_demo_wd",   file="fig1_nowidowing.png")
## ---- chunk 24
fig1_nowidowing_illegal <- ggplot(full_dat_w)+
  geom_ribbon(aes(x=bycatch_reduction, ymin=quantile5, ymax=quantile95, color = factor(mitigation_efficacy),fill  = factor(mitigation_efficacy)), alpha =0.25)+
  geom_line(data = bycatch_reductions, aes(x=reduction, y=as.numeric(lambda)))+
  geom_hline(aes(yintercept = 1), color = "#525252")+ 
  geom_vline(aes(xintercept = 0.34), color = "#a50f15", alpha =0.5)+ #illegal vs legal fisheries transition
  geom_vline(aes(xintercept = 0.28), color = "#a50f15", alpha =0.25)+ #variation in illegal vs legal fisheries transition
  geom_vline(aes(xintercept = 0.40), color = "#a50f15", alpha =0.25)+ #variation in illegal vs legal fisheries transition
  labs(x="% fisheries with bycatch mitigation", y="lambda", color = "mitigation efficacy", fill = "mitigation efficacy")+
  themeo+
  guides(colour = guide_legend(nrow = 1))+
  coord_cartesian(expand=FALSE)+
  scale_color_manual(values=c("#c7e9b4", "#7fcdbb", "#41b6c4", "#1d91c0", "#225ea8", "#253494"))+
  scale_fill_manual(values=c("#c7e9b4", "#7fcdbb", "#41b6c4", "#1d91c0", "#225ea8", "#253494"))

#ggsave(fig1_nowidowing_illegal, path ="/Users/sarahbecker/Dropbox/CU_ENVS/Classes/Spring2022/ENVS_5100_QuantConsBiol/project/w_albatross_demo_wd",  file="fig1_nowidowing_illegal.png")
## ---- chunk 25
fig1_nowidowing_legal <- ggplot(full_dat_w)+
  geom_ribbon(aes(x=bycatch_reduction, ymin=quantile5, ymax=quantile95, color = factor(mitigation_efficacy),fill  = factor(mitigation_efficacy)), alpha =0.25)+
  geom_line(data = bycatch_reductions, aes(x=reduction, y=as.numeric(lambda)))+
  geom_hline(aes(yintercept = 1), color = "#525252")+ 
  geom_vline(aes(xintercept = 0.66), color = "#a50f15", alpha =0.5)+ #illegal vs legal fisheries transition
  geom_vline(aes(xintercept = 0.6), color = "#a50f15", alpha =0.25)+ #variation in illegal vs legal fisheries transition
  geom_vline(aes(xintercept = 0.72), color = "#a50f15", alpha =0.25)+ #variation in illegal vs legal fisheries transition
  labs(x="% fisheries with bycatch mitigation", y="lambda", color = "mitigation efficacy", fill = "mitigation efficacy")+
  themeo+
  guides(colour = guide_legend(nrow = 1))+
  coord_cartesian(expand=FALSE)+
  scale_color_manual(values=c("#c7e9b4", "#7fcdbb", "#41b6c4", "#1d91c0", "#225ea8", "#253494"))+
  scale_fill_manual(values=c("#c7e9b4", "#7fcdbb", "#41b6c4", "#1d91c0", "#225ea8", "#253494"))

#ggsave(fig1_nowidowing_legal, path ="/Users/sarahbecker/Dropbox/CU_ENVS/Classes/Spring2022/ENVS_5100_QuantConsBiol/project/w_albatross_demo_wd",  file="fig1_nowidowing_legal.png")
